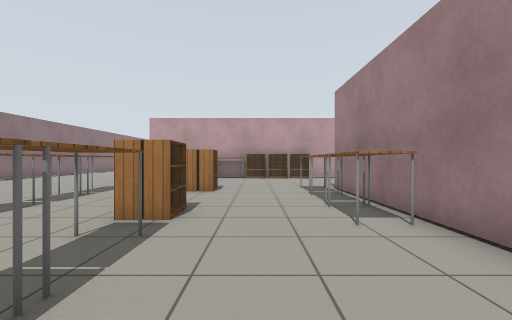
View 1 (above)

21 first-person views from a walk through a world built for the Gazebo simulator. The camera is 0.9 m above the floor, looks level and sees 90° across. The floor is counted in squares, 1 m on a side. Each view is taken from the middle of a square. On the plan, view 1 faces up. The plan holds only what a view shows up to about 10 squares ahead; the rest is blank. Robots are left out. Simple patterns stand in for the simulator's built-in surfaces.

View 2
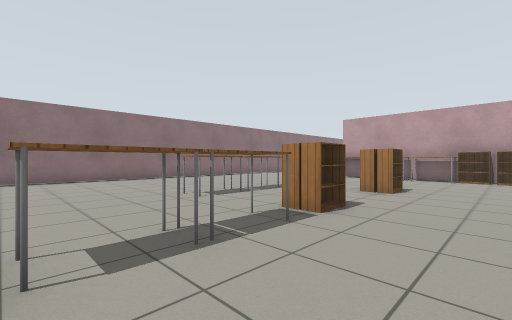

View 3
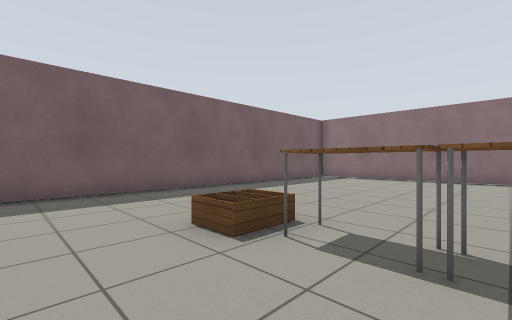

View 4
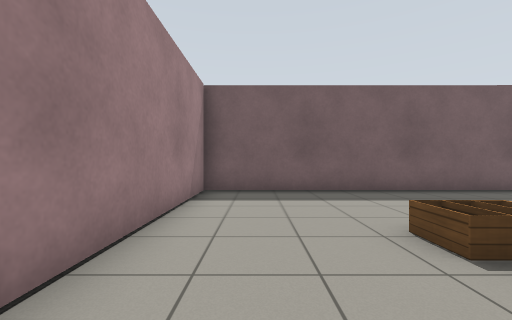

View 5
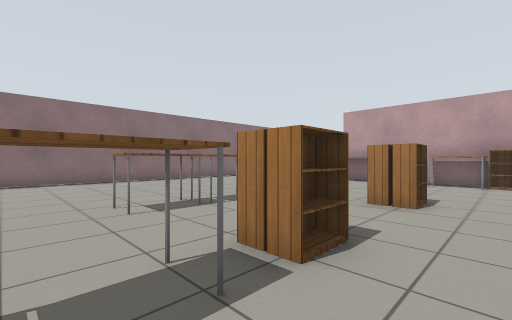

View 6
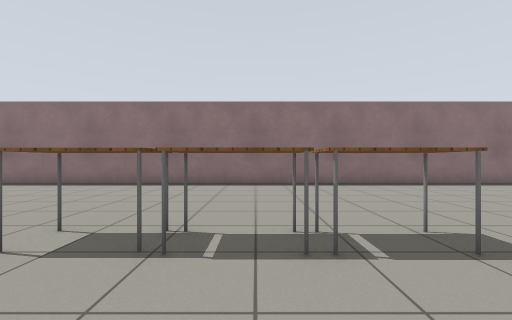

View 7
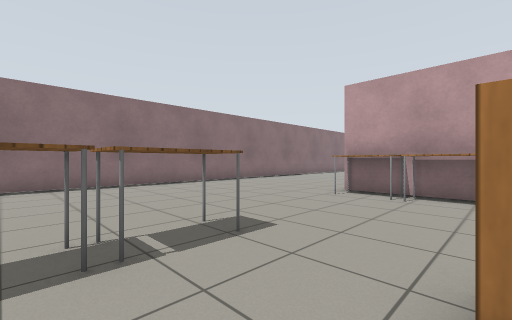

View 8
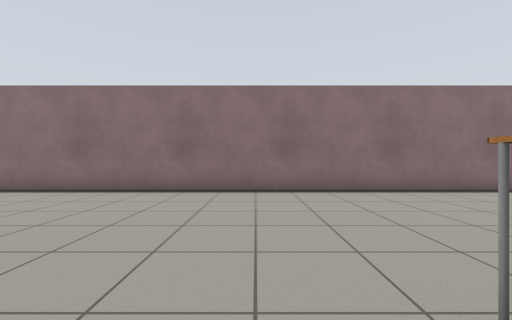

View 9
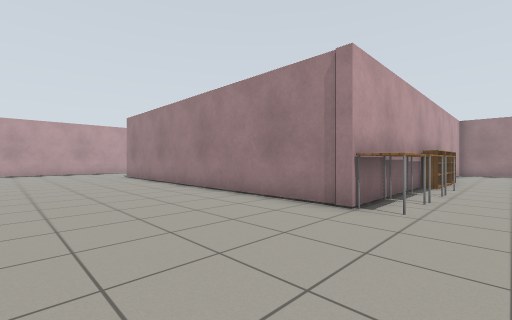

View 10
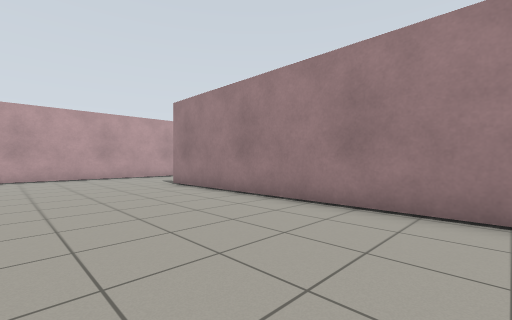

View 11
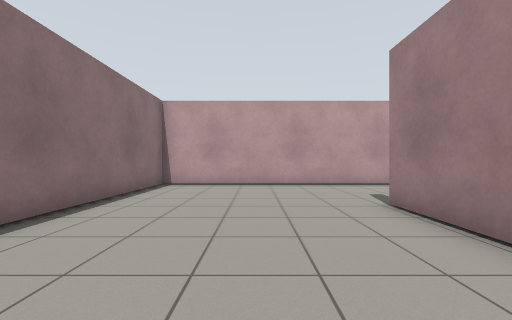

View 12
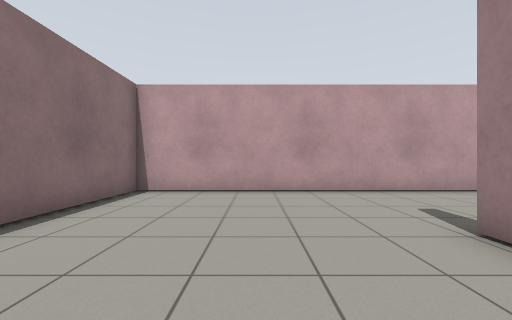

View 13
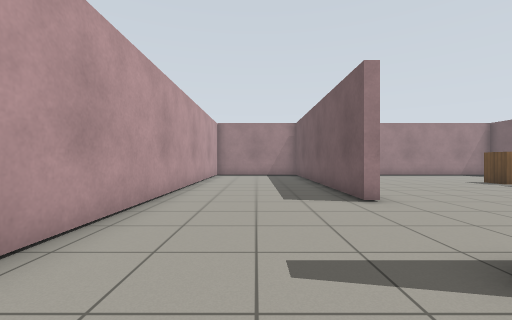

View 14
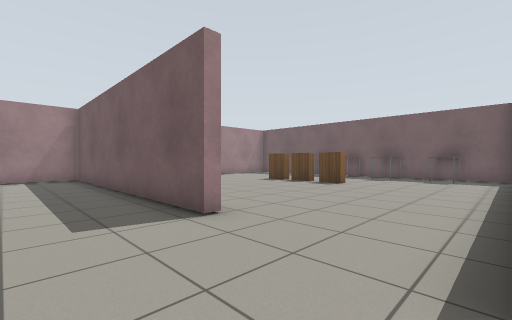

View 15
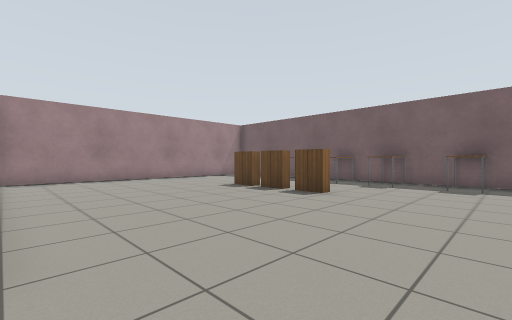

View 16
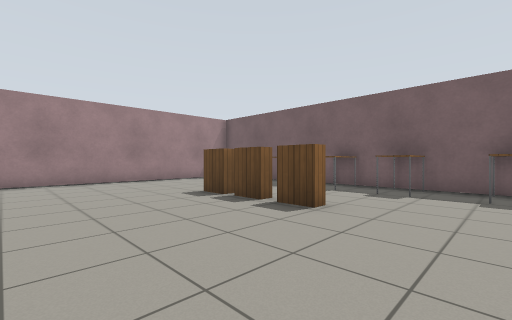

View 17
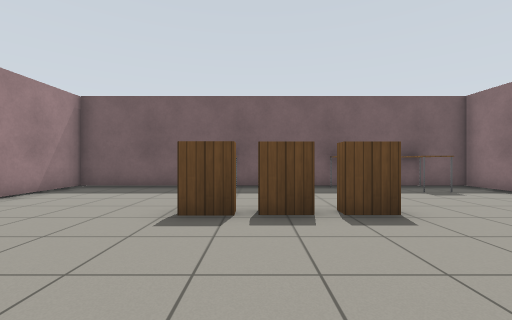

View 18
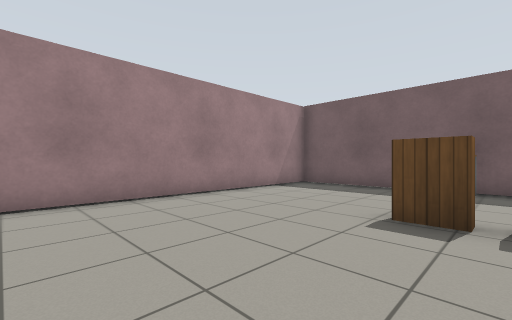

View 19
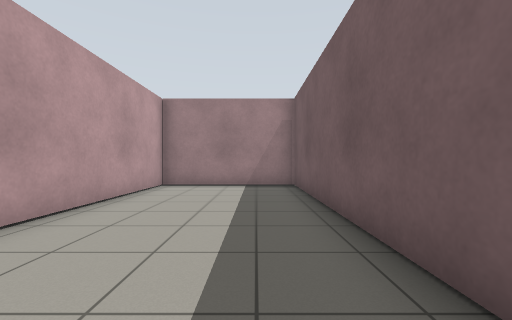

View 20
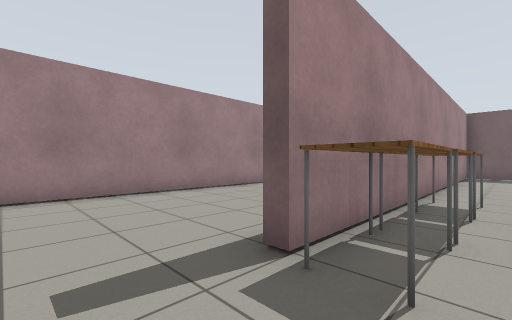

View 21
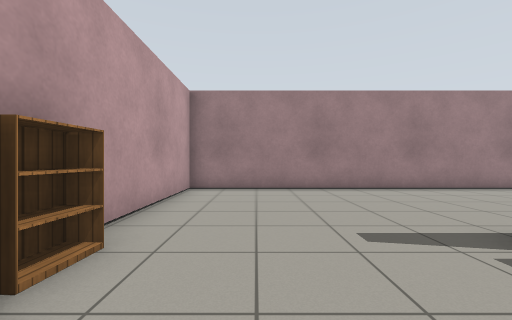

### Floor plan
Points are (right, up) in squares from view 1. A wall is a line through its corners. A room is listed if a view was taken in it or the views show most of it. See-through windows are left out.
Room 1 (views 1, 2, 3, 4, 5, 6, 7, 8, 9, 10, 11, 12, 13, 14, 15, 16, 17, 18, 19, 20, 21)
walls: (-1.4, 13.1) (-4.6, 13.1); (-4.5, 13.4) (-1.4, 13.4); (-5.4, 13.4) (-5.4, 25.1); (-5, 15) (-5, 13.6); (2.4, 13.4) (7.9, 13.4) (7.9, 24); (-11.4, 18.5) (-11.4, -3.5); (-1.5, 24.3) (-1.5, 24.7) (7.9, 24.7) (7.9, 29.3) (-11.4, 29.3) (-11.4, 23.4); (7.9, 2.8) (7.9, 13.1) (2.4, 13.1); (-6.4, -5.4) (2.5, -5.4) (2.5, 8.1) (2.9, 8.1)
objects: table (-5, 4) to (-5, 5); table (-5, 6); table (-5, 7) to (-5, 8); table (-5, 12) to (-4, 13); table (-3, 12) to (-3, 13); table (-3, 14) to (-3, 15); bookshelf (-2, -1) to (-1, 0); table (-2, 1); table (-2, 2) to (-2, 3); bookshelf (-2, 4) to (-2, 5); bookshelf (-2, 8); table (-2, 12) to (-1, 13); bookshelf (-1, 8); table (-1, 14) to (-1, 15); bookshelf (0, 13); bookshelf (0, 18) to (1, 18); bookshelf (1, 13); table (1, 14) to (1, 15); table (2, 4) to (2, 5); table (2, 6); table (2, 7) to (2, 8); bookshelf (2, 13); bookshelf (2, 18); other object (3, 14) to (3, 15); bookshelf (3, 18)

Positions as (right, up) in squares from view 1, and headings:
1: (0, 0), facing up
2: (1, 0), facing up-left
3: (1, 2), facing down-left
4: (1, 2), facing down
5: (0, 2), facing up-left
6: (-2, 6), facing left
7: (-2, 6), facing up-left
8: (-4, 11), facing left
9: (-10, 11), facing up-right
10: (-10, 16), facing up-right
11: (-8, 20), facing up
12: (-8, 22), facing up
13: (-7, 27), facing right
14: (-5, 27), facing down-right
15: (-4, 24), facing down-right
16: (-3, 22), facing down-right
17: (2, 22), facing down
18: (2, 22), facing down-right
19: (-1, 26), facing right
20: (1, 10), facing down-right
21: (0, 11), facing right
